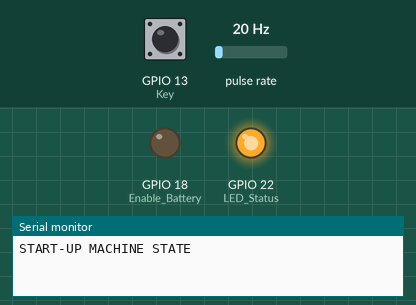
This sketch was run on a simulated ESP32. Shown: output pins drawn as LEDs (lit = HIGH), the last lines printed to the serial monitor. Wiring (inferred from the names in the program): pulse sensor: data GPIO 23. Inputs (shaded band) come from the test bench; at power-on: GPIO 13 (Key) LOW, pulse rate 20 Hz. The modem accepts every AT command (registered, SIM ready, sends succeed) and sends nothing else.

Above: at 1.2 s.
1.3 s: GPIO 13 (Key) pulled HIGH for 3.2 s
At 1.7 s:
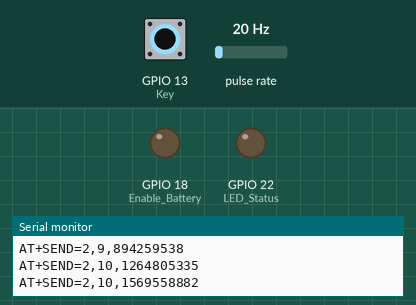
At 5.2 s:
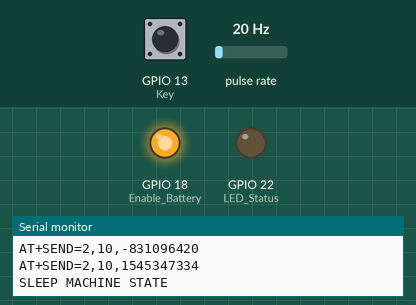
Timing chart, 0 to 12.0 s (numbered marks = the images above; inputs shaded):
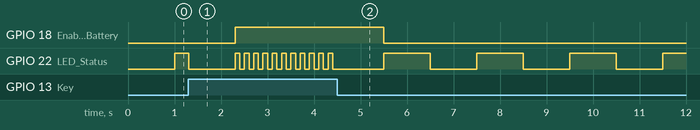

The sketch:

ECU_Sender_V1.00.ino
```cpp
// (licence header left out)
#include "ECU_Sender_main_V1.00.h""
#include <stdio.h>
#include "esp_timer.h"

#define HIGH 1
#define LOW 0

String lora_band = "865000000"; //Banda de frecuencia (Hz)
String lora_networkid = "18";   //Identificación de la red Lora
String lora_address = "1";      //Dirección del módulo
String lora_RX_address = "2";   //Dirección del módulo receptor
String lora_mode = "1";         //Transceiver mode
String lora_baudrate = "115200";  //UART Baudrate
String lora_parameter_spreading_factor = "7";  //Cuanto mayor sea el valor de spreading factor, mayor será la distancia de cobertura pero menor será la velocidad de transmisión.
String lora_parameter_bandwidth = "9";     // Un ancho de banda más amplio permite una mayor tasa de bits, pero a costa de una mayor potencia de transmisión.
String lora_parameter_coding_rate = "1";   //Una tasa de codificación más alta proporciona una mayor resistencia a la interferencia, pero a costa de una mayor latencia de transmisión.
String lora_parameter_programmed_preamble = "4"; //Un preámbulo más largo proporciona una mayor robustez en la sincronización, pero a costa de una mayor latencia de transmisión.


uint16_t DataToSend = 1420697050; //BAT_VALUE(3)+FUEL_VALUE(3)+NEUTRAL-OIL-KEY(1)+SPEED(3)+RPM(3) =13

int BTN_STOP_ALARM = 0;

hw_timer_t * timer = NULL;
volatile SemaphoreHandle_t timerSemaphore;
portMUX_TYPE timerMux = portMUX_INITIALIZER_UNLOCKED;

volatile uint32_t isrCounter = 0;
volatile uint32_t lastIsrAt = 0;

int adc_battery_value;
int adc_fuel_value;
bool NeutralGear_value;
bool OilPressure_value;
bool Key_value;
int Speedometer_value;
int Tachometer_value;

bool telemetry_state = 0;
bool DEBUG_MODE = 1;
int contador = 0;
int contador_fuel = 0;
int contador_binario = 0;

double value;

// Variables para parpadeo LED:
uint8_t ledState = 0;
const int LED_ON_TIME_IDLE_MODE = 1000;
const int LED_OFF_TIME_IDLE_MODE = 1000;
unsigned long currentMillis;
unsigned long previousMillis;
unsigned long lastMillis;

int loops = 0;
unsigned int pulses = 0;

uint32_t data_buffer_tx[7];
int32_t LoraBuffTxAll;
uint32_t LoraBuffTx1;
uint32_t LoraBuffTx2;

void ARDUINO_ISR_ATTR onTimer()     //Se llama a la función cada ms.
{
  // Increment the counter and set the time of ISR
  portENTER_CRITICAL_ISR(&timerMux);
  isrCounter++;
  lastIsrAt = millis();
  portEXIT_CRITICAL_ISR(&timerMux);
  // Give a semaphore that we can check in the loop
  xSemaphoreGiveFromISR(timerSemaphore, NULL);
  // It is safe to use digitalRead/Write here if you want to toggle an output
}

void IRAM_ATTR countPulses() {
  pulses++;
  //Serial.println(pulses);
}


void setup()
{
    Serial.begin(115200);
    Serial2.begin(115200, SERIAL_8N1, 16, 17);


    /*USED GPIOS*/
    pinMode(BatteryADC, INPUT);
    pinMode(Enable_Battery, OUTPUT);
    pinMode(FuelADC, INPUT);
    pinMode(Key, INPUT);
    pinMode(NeutralGear, INPUT);
    pinMode(OilPressure, INPUT);
    pinMode(LORA_NRST, OUTPUT);
    pinMode(Speedometer, INPUT);
    pinMode(Tachometer, INPUT);
    pinMode(LED_Status, OUTPUT);
    analogSetWidth(12);

    /*NOT USED GPIOS*/
    //pinMode(NOTUSED_2, OUTPUT);
    //pinMode(NOTUSED_4, OUTPUT);
    //pinMode(NOTUSED_5, OUTPUT);
    ////pinMode(NOTUSED_6, OUTPUT);       DO NOT DEFINE AS AN OUTPUT TO GND BECAUSE IT CAUSES uC failures and a reset due the watchdog.
    ////pinMode(NOTUSED_7, OUTPUT);       DO NOT DEFINE AS AN OUTPUT TO GND BECAUSE IT CAUSES uC failures and a reset due the watchdog.
    ////pinMode(NOTUSED_11, OUTPUT);      DO NOT DEFINE AS AN OUTPUT TO GND BECAUSE IT CAUSES uC failures and a reset due the watchdog.
    //pinMode(NOTUSED_12, OUTPUT);
    //pinMode(NOTUSED_13, OUTPUT);
    //pinMode(NOTUSED_15, OUTPUT);
    //pinMode(NOTUSED_19, OUTPUT);
    //pinMode(NOTUSED_26, OUTPUT);
    //pinMode(NOTUSED_27, OUTPUT);
    //pinMode(NOTUSED_32, OUTPUT);
    //pinMode(NOTUSED_33, OUTPUT);
    ////pinMode(NOTUSED_36, OUTPUT);      GPIO34-39 can only be set as input mode and do not have software-enabled pullup or pulldown functions.
    ////pinMode(NOTUSED_39, OUTPUT);      GPIO34-39 can only be set as input mode and do not have software-enabled pullup or pulldown functions.
//
    //digitalWrite(NOTUSED_2, LOW);
    //digitalWrite(NOTUSED_4, LOW);
    //digitalWrite(NOTUSED_5, LOW);
    ////digitalWrite(NOTUSED_6, LOW);     DO NOT DEFINE AS AN OUTPUT TO GND BECAUSE IT CAUSES uC failures and a reset due the watchdog.
    ////digitalWrite(NOTUSED_7, LOW);     DO NOT DEFINE AS AN OUTPUT TO GND BECAUSE IT CAUSES uC failures and a reset due the watchdog.
    ////digitalWrite(NOTUSED_11, LOW);    DO NOT DEFINE AS AN OUTPUT TO GND BECAUSE IT CAUSES uC failures and a reset due the watchdog.
    //digitalWrite(NOTUSED_12, LOW);
    //digitalWrite(NOTUSED_13, LOW);
    //digitalWrite(NOTUSED_15, LOW);
    //digitalWrite(NOTUSED_19, LOW);
    //digitalWrite(NOTUSED_26, LOW);
    //digitalWrite(NOTUSED_27, LOW);
    //digitalWrite(NOTUSED_32, LOW);
    //digitalWrite(NOTUSED_33, LOW);
    ////digitalWrite(NOTUSED_36, LOW);    GPIO34-39 can only be set as input mode and do not have software-enabled pullup or pulldown functions.
    ////digitalWrite(NOTUSED_39, LOW);    GPIO34-39 can only be set as input mode and do not have software-enabled pullup or pulldown functions.


    timerSemaphore = xSemaphoreCreateBinary();

    // Use 1st timer of 4 (counted from zero).
    // Set 80 divider for prescaler (see ESP32 Technical Reference Manual for more
    // info).
    timer = timerBegin(0, 80, true);

    // Attach onTimer function to our timer.
    timerAttachInterrupt(timer, &onTimer, true);

    // Set alarm to call onTimer function every second (value in microseconds).
    // Repeat the alarm (third parameter)
    timerAlarmWrite(timer, 1000, true);      //1000000 = 1s     1000 = 1ms

    // Start an alarm
    timerAlarmEnable(timer);

    // Watcher for the key value.
    attachInterrupt(Key, KeyWatcher, CHANGE);

    //Asignamos tarea de DataSampling al nucleo 1:
    xTaskCreatePinnedToCore(
    TaskDataSampling, // Function to call
    "DataSampling", // Name for this task, mainly for debug
    1024, // Stack size
    NULL, // pvParameters to pass to the function
    1, // Priority
    NULL, // Task handler to use
    1 //Core where to run
    );

    //Asignamos tarea de DataSending al nucleo 0:
    xTaskCreatePinnedToCore(
    TaskDataSending, // Function to call
    "DataSending", // Name for this task, mainly for debug
    1024, // Stack size
    NULL, // pvParameters to pass to the function
    1, // Priority
    NULL, // Task handler to use
    0 //Core where to run
    );

    //Interrupción para contar pulsos de velocidad
    attachInterrupt(digitalPinToInterrupt(Speedometer), countPulses, RISING);
}

void loop()
{

    STATE STATE_MACHINE = STM_PRE_STARTUP;

    // Programa en bucle
    while (1)
    {
        currentMillis = millis();
        if ((lastIsrAt % 10) == 0)
        {
            flag_10ms = true;
        }
        else
        {
            flag_10ms = false;
        }

        if ((lastIsrAt % 100) == 0)
        {
            flag_100ms = true;
        }
        else
        {
            flag_100ms = false;
        }

        if ((lastIsrAt % 1000) == 0)
        {
            flag_1s = true;
        }
        else
        {
            flag_1s = false;
        }


        switch (STATE_MACHINE)
        {
        case STM_PRE_STARTUP:
            if (LAST_STATE != STM_PRE_STARTUP)
            {
                if (DEBUG_MODE == 1)
                {
                    Serial.println("PRE-STARTUP MACHINE STATE\n");
                }
                else
                {
                    //do nothing
                }
                digitalWrite(LED_Status, HIGH);
                delay(1500);
                Serial2.println("AT+BAND=" + lora_band);
                delay(500);
                Serial2.println("AT+ADDRESS=" + lora_address);
                delay(500);
                Serial2.println("AT+NETWORKID=" + lora_networkid);
                delay(500);
                Serial2.println("AT+MODE=" + lora_mode);
                delay(500);
                Serial2.println("AT+IPR=" + lora_baudrate);
                delay(500);
                Serial2.println("AT+PARAMETER=" + lora_parameter_spreading_factor + "," + lora_parameter_bandwidth + "," + lora_parameter_coding_rate + "," + lora_parameter_programmed_preamble);
                delay(1500);
                digitalWrite(LED_Status, LOW);
            }
            else
            {
                //do nothing
            }

            LAST_STATE = STM_PRE_STARTUP;
            STATE_MACHINE = STM_STARTUP;
            break;

        case STM_STARTUP:
            if (LAST_STATE != STM_STARTUP)
            {
                if (DEBUG_MODE == 1)
                {
                    Serial.println("START-UP MACHINE STATE\n");
                }
                else
                {
                    //do nothing
                }


                delay(1000);
            }
            else
            {
                //do nothing
            }
            LAST_STATE = STM_STARTUP;

            //Serial.print("Key_value: "); Serial.println(Key_value);
            if (Key_value == 1)
            {
                 STATE_MACHINE = STM_MAIN;
            }
            else
            {
                //MISRA C++ ELSE
            }

            break;

        case STM_MAIN:
            if (LAST_STATE != STM_MAIN)
            {
                if (DEBUG_MODE == 1)
                {
                    Serial.println("MAIN MACHINE STATE\n");
                }
                else
                {
                    //do nothing
                }


                delay(1000);
            }
            else
            {
                //do nothing
            }
            LAST_STATE = STM_MAIN;

            EnableBatteryReading();

            if (Key_value == 0)
            {
                STATE_MACHINE = STM_SLEEP;
            }
            else
            {
                //MISRA ELSE
            }
            break;

        case STM_SLEEP:
            if (LAST_STATE != STM_SLEEP)
            {
                if (DEBUG_MODE == 1)
                {
                    Serial.println("SLEEP MACHINE STATE\n");
                }
                else
                {
                    //do nothing
                }

                delay(1000);
            }
            else
            {
                //do nothing
            }
            LAST_STATE = STM_SLEEP;
            DisableBatteryReading();

            if (Key_value == 1)
            {
                STATE_MACHINE = STM_STARTUP;
            }
            else
            {
                //MISRA ELSE
            }
            break;

        default:
            /* code */
            Serial.println("Invalid State Machine. Rebooting the system...");
            //Añadir acciones a resetear.

            STATE_MACHINE = STM_PRE_STARTUP;
            break;
        }
    LedManagerProcess(STATE_MACHINE);

    uint32_t isrCount = 0, isrTime = 0;
    // Read the interrupt count and time
    portENTER_CRITICAL(&timerMux);
    isrCount = isrCounter;
    isrTime = lastIsrAt;
    portEXIT_CRITICAL(&timerMux);
    int counter = isrTime;

    }
}

void KeyWatcher(void)
{
    Key_value = getKeyStatus();

}


void TaskDataSampling(void *pvParameters)
{
    while (1)
    {
        if (getKeyStatus() == 1)
        {
            if (DEBUG_MODE == 1)
            {
                contador++;
                contador_fuel++;
                contador_binario=0;

                adc_battery_value = contador+1;
                adc_fuel_value = contador_fuel;
                NeutralGear_value = contador_binario;
                OilPressure_value = !contador_binario;
                //Key_value = 1;
                Speedometer_value = contador+2;
                Tachometer_value = contador+3;

                if (contador == 250)
                {
                    contador = 0;
                }
                else
                {
                    //do nothing
                }

                if (contador_fuel == 100)
                {
                    contador = 0;
                }
                else
                {
                    //do nothing
                }

                if (contador_binario == 1)
                {
                    contador = 0;
                }
                else
                {
                    //do nothing
                }
            }
            else
            {

                adc_battery_value = getBatteryVoltage();
                adc_fuel_value = getFuel();
                NeutralGear_value = getNeutralGearStatus();
                OilPressure_value = getOilPressureStatus();
                Key_value = getKeyStatus();
                Speedometer_value = getSpeed();
                Tachometer_value = getRPM();

            }

                LoraBuffTxAll = (adc_battery_value & 0xFF) +
                                ((OilPressure_value & 0b0001) << 8) +
                                ((NeutralGear_value & 0b0001) << 9) +
                                ((Tachometer_value & 0xFF) << 10) +  //Se limita la variable hasta 0xFF valores
                                ((Speedometer_value & 0xFF) << 18) +
                                ((adc_fuel_value & 0x7F) << 26);

                //Serial.print(LoraBuffTxAll,BIN); Serial.print("   "); Serial.println(LoraBuffTxAll);
                //Serial.print(LoraBuffTx1,BIN); Serial.print("   "); Serial.print(LoraBuffTx1); Serial.print("   "); Serial.print("||"); Serial.print("   "); Serial.print(LoraBuffTx2,BIN); Serial.print("   "); Serial.println(LoraBuffTx2);
                //vTaskDelay(100);
        }
        else
        {
            //Do nothing
        }
    }

}

void LedManagerProcess(STATE STATE_MACHINE)
{
    //Serial.println(STATE_MACHINE);
    if (STATE_MACHINE == STM_MAIN)
    {

        LED_STATUS_WORKING();
        telemetry_state = 1;
    }
    else if ((STATE_MACHINE == STM_PRE_STARTUP) or (STATE_MACHINE == STM_STARTUP) or (STATE_MACHINE == STM_SLEEP))
    {
        LED_STATUS_IDLE();
        telemetry_state = 0;
    }
}

/*Parpadeo de led durante NO retransmisión de datos.*/
void LED_STATUS_IDLE(void)
{
    //*Logica de intermitencia de LED en idle function*/
    if (currentMillis - previousMillis >= (ledState == HIGH ? LED_ON_TIME_IDLE_MODE : LED_OFF_TIME_IDLE_MODE)) // Si ha pasado suficiente tiempo
    {
        previousMillis = currentMillis; // Actualiza el tiempo del último cambio de estado del LED
        ledState = !ledState; // Cambia el estado del LED
        digitalWrite(LED_Status, ledState); // Establece el estado del LED
    }
}

/*Parpadeo de led durante retransmisión de datos.*/
void LED_STATUS_WORKING(void)
{

    if (currentMillis - previousMillis >= 100) // Si ha pasado suficiente tiempo
    {
        ledState = !ledState;
        previousMillis = currentMillis;

        if (currentMillis - previousMillis >= 50)
        {
            ledState = !ledState;
            previousMillis = currentMillis;

            if (currentMillis - previousMillis >= 100) // Si ha pasado suficiente tiempo
            {
                ledState = !ledState;
                previousMillis = currentMillis;

                if (currentMillis - previousMillis >= 50) // Si ha pasado suficiente tiempo
                {
                    ledState = !ledState;
                    previousMillis = currentMillis;
                }
            }
            else
            {
                //do nothing
            }

        }
        else
        {
            //do nothing
        }

    }
    else
    {
        //do nothing
    }
    digitalWrite(LED_Status, ledState);
}

void TaskDataSending(void *pvParameter)
{

     while (1)
    {
        if (getKeyStatus() == 1)
        {
            char CHAR_LoraBuffTxAll[64];
            itoa(LoraBuffTxAll, CHAR_LoraBuffTxAll, 10);
            Serial2.println("AT+SEND=" + lora_RX_address + "," + strlen(CHAR_LoraBuffTxAll) + "," + CHAR_LoraBuffTxAll);
            if (DEBUG_MODE == 1)
            {
                Serial.println("AT+SEND=" + lora_RX_address + "," + strlen(CHAR_LoraBuffTxAll) + "," + CHAR_LoraBuffTxAll);
            }
            //vTaskDelay(2);      //Requiere un Delay minimo de 2 ms para poder enviar correctamente los datos.
            vTaskDelay(5);
        }
        else
        {
            //do nothing
        }
        vTaskDelay(1);  //delay añadido a propósito para evitar que salte el watchdog a causa de un while "vacio" cuando no hay llave
    }
}

/*Devuelve la velocidad convertida de Hz a km/h.*/
uint16_t getSpeed(void)
{
    //45 pulsos por rueda
    //rueda de 17 pulgadas -> 0.4318 metros
    detachInterrupt(digitalPinToInterrupt(Speedometer));
    int Speed = 0;
    const float distancePerPulse = 0.03015; //metros
    float distance = 0;
    const float interval = 0.01;            //10ms

    if ((millis() - lastMillis >= 10) && (flag_10ms == true));
    {

        distance = pulses * distancePerPulse;
        Speed =  distance/interval;
        lastMillis = millis();
        //Serial.print("Speed:"); Serial.print(Speed); Serial.print(" - ");
        //Serial.println(pulses);

        pulses = 0;
        flag_10ms = false;
        attachInterrupt(digitalPinToInterrupt(Speedometer), countPulses, RISING);

    }

    return Speed;
}
```

Source omitted: ECU_Sender_main_V1.00.h (4256 bytes)

Measured:
- after the input at 1.3 s, GPIO 18 (Enable_Battery): LOW → HIGH after 1.0 s, → LOW 3.2 s later
